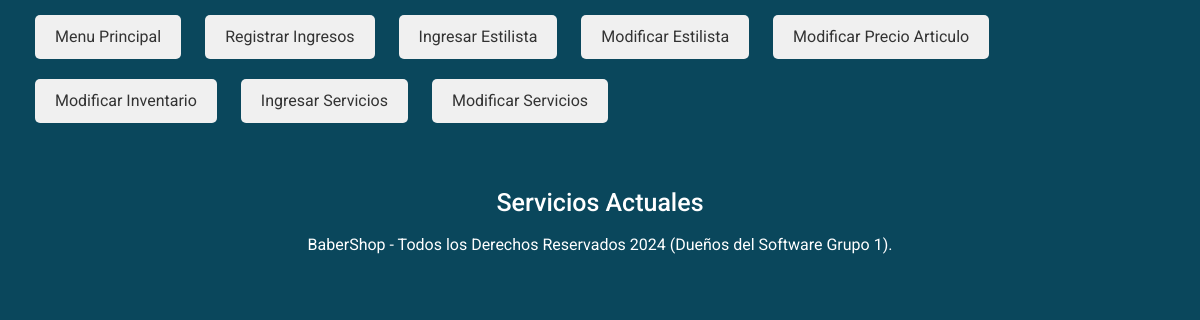
Page /modificarServicios.php on the earlier database version.
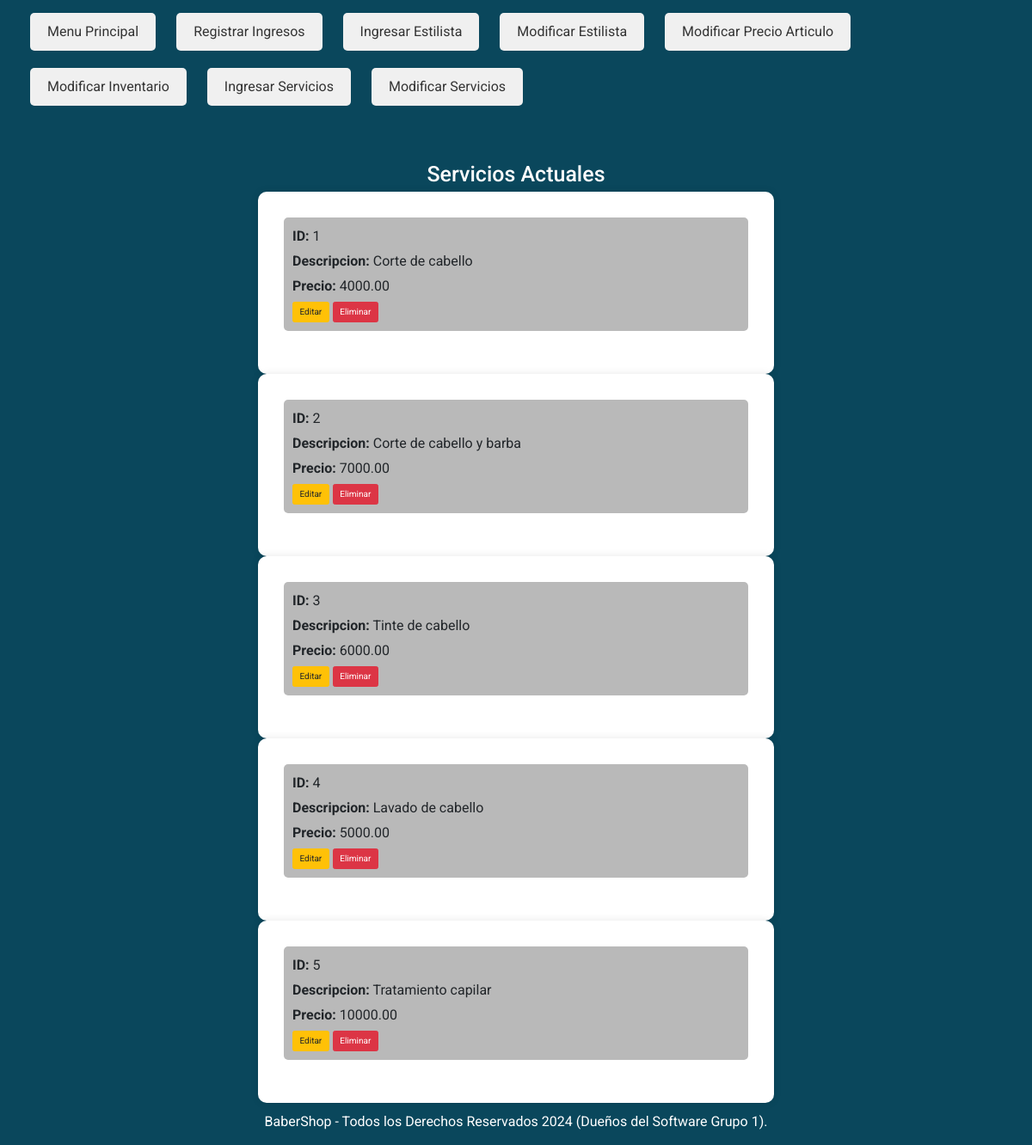
Same page on the later database version.
### tables this page shows
CREATE TABLE `servicios` (
  `ServicioID` int(11) NOT NULL,
  `Nombre` varchar(100) DEFAULT NULL,
  `Precio` decimal(10,2) DEFAULT NULL
);

### modificarServicios.php (called while the page is built)
<?php
require_once "include/templates/headAdmin.php";
?>
<?php
require "include/templates/cuerpoModificarServicios.php";
?>
<?php
include_once "include/templates/footer.php";
?>

### DAL/servicios.php (called while the page is built, shortened)
<?php
function getArray($sql) {
    try {
        $nConexion = Conectar();
        if(mysqli_set_charset($nConexion, "utf8")){
            if(!$result = mysqli_query($nConexion, $sql)) die();
            $retorno = array();
            while ($row = mysqli_fetch_assoc($result)) {
                $retorno[] = $row;
            }
        }
    } catch (\Throwable $th) {
        echo $th;
    }finally{
        Desconectar($nConexion);
    }
    return $retorno;
}

### include/templates/cuerpoModificarServicios.php (the view, shortened to what this page needs)
<?php
require_once "DAL/servicios.php";
$query = "SELECT * FROM servicios";
$resultadosQuery = getArray($query);
?>
<main>
    <h1>Servicios Actuales</h1>
    <?php foreach ($resultadosQuery as $resultado) : ?>
        <form method="POST" id="formularioEliminar">
        <div class="estilista" id="estilista-<?php echo $resultado['ServicioID']; ?>">
            <div>
                <p><strong>ID:</strong> <?php echo $resultado['ServicioID']; ?> </p>
                <p><strong>Descripcion:</strong> <?php echo $resultado['Nombre']; ?> </p>
                <p><strong>Precio:</strong> <?php echo $resultado['Precio']; ?> </p>
                <div class="action-buttons">
                    <a class="btn btn-warning" href="editarServicio.php?id=<?php echo $resultado['ServicioID']; ?>">Editar</a>
                    <button class="btn btn-danger botones" type="submit">Eliminar</button>
                </div>
            </div>
        </div>
        </form>
    <?php endforeach; ?>
</main>

Differences in the rows shown:
added servicios: ServicioID "1", Nombre "Corte de cabello", Precio "4000.00"
added servicios: ServicioID "2", Nombre "Corte de cabello y barba", Precio "7000.00"
added servicios: ServicioID "3", Nombre "Tinte de cabello", Precio "6000.00"
added servicios: ServicioID "4", Nombre "Lavado de cabello", Precio "5000.00"
added servicios: ServicioID "5", Nombre "Tratamiento capilar", Precio "10000.00"
